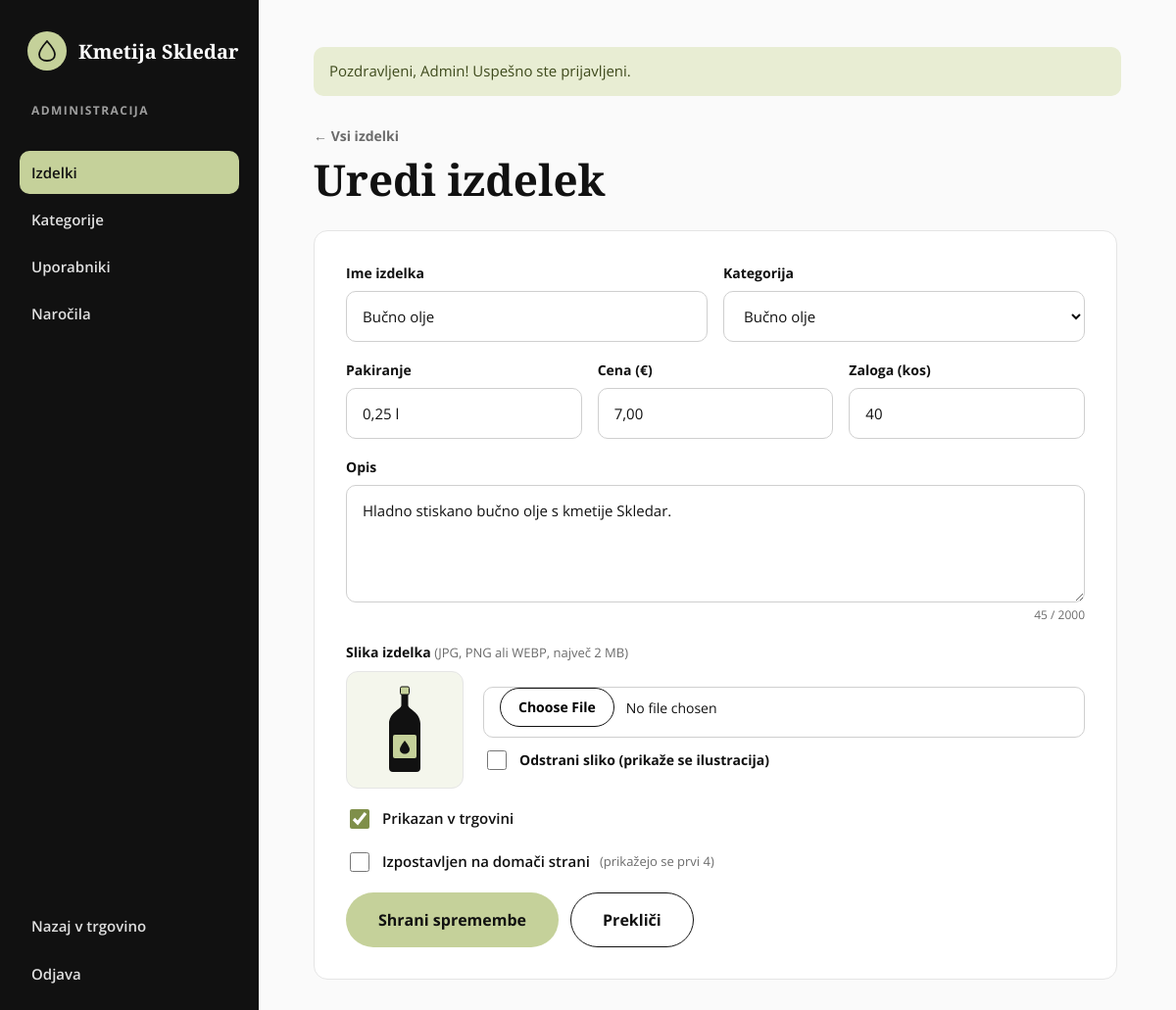
/admin/izdelek.php?id=1 (signed in), run on an earlier commit of the app's database.
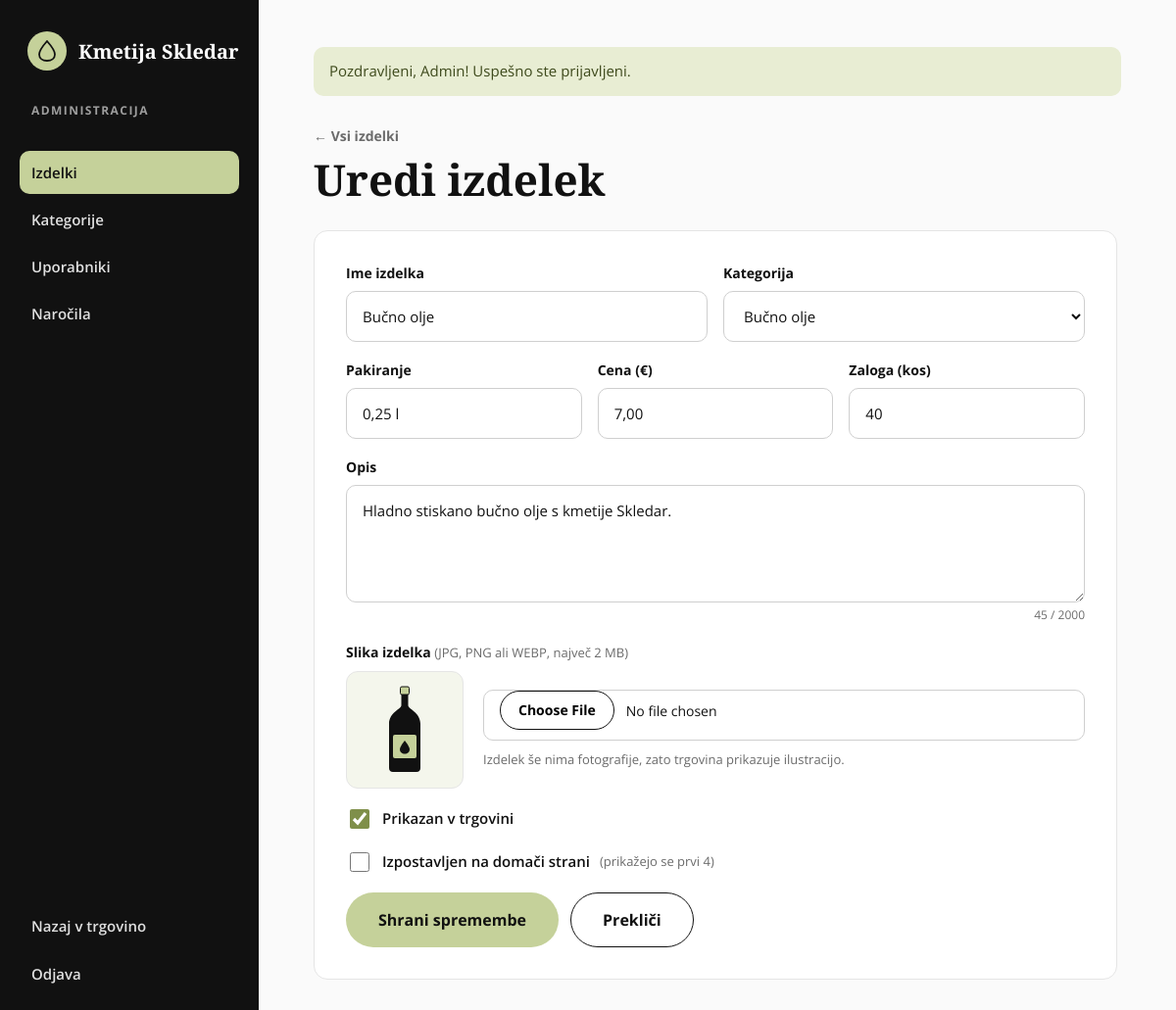
And on a later commit of the database.
### tables this page shows
CREATE TABLE products (
    id_product   INT AUTO_INCREMENT PRIMARY KEY,
    id_category  INT NOT NULL,
    name         VARCHAR(100) NOT NULL,
    description  TEXT,
    price        DECIMAL(8,2) NOT NULL CHECK (price >= 0),
    packaging    VARCHAR(30)  NOT NULL,           
    stock        INT NOT NULL DEFAULT 0 CHECK (stock >= 0),
    image        VARCHAR(255),                    
    active       TINYINT(1) NOT NULL DEFAULT 1,   
    featured     TINYINT(1) NOT NULL DEFAULT 0,   
    created_at   DATETIME NOT NULL DEFAULT CURRENT_TIMESTAMP,
    FOREIGN KEY (id_category) REFERENCES categories(id_category)
);

CREATE TABLE categories (
    id_category  INT AUTO_INCREMENT PRIMARY KEY,
    name         VARCHAR(50) NOT NULL,
    description  TEXT
);

### includes/slike.php (called while the page is built, shortened)
<?php
require_once __DIR__ . '/ikone.php';
function product_image(array $p): string
{
    return product_art((int) $p['id_category']);
}

### admin/izdelek.php (the view, shortened to what this page needs)
<?php
require_once __DIR__ . '/../includes/admin_layout.php';
require_once __DIR__ . '/../includes/slike.php';
$id = (int) ($_GET['id'] ?? 0);
$categories = $pdo->query('SELECT id_category, name FROM categories ORDER BY id_category')->fetchAll();
$p = ['id_category' => $categories[0]['id_category'] ?? 0, 'name' => '', 'packaging' => '', 'price' => '',
      'stock' => '0', 'description' => '', 'image' => '', 'active' => 1, 'featured' => 0];
if ($id) {
    $stmt = $pdo->prepare('SELECT * FROM products WHERE id_product = ?');
    $stmt->execute([$id]);
    $p = $stmt->fetch();
}
$errors = [];
$title = $id ? 'Uredi izdelek' : 'Nov izdelek';
admin_start($title, 'izdelki');
?>
        <div>
            <a href="<?= url('admin/index.php') ?>" class="back-link">← Vsi izdelki</a>
            <h1><?= $title ?></h1>
        </div>
        <form method="post" enctype="multipart/form-data" class="form admin-card" novalidate>
            <div class="form-row">
                <div class="field">
                    <label for="name">Ime izdelka</label>
                    <input type="text" id="name" name="name" value="<?= e($p['name']) ?>" required maxlength="100" <?= field_attrs($errors, 'name') ?>>
                </div>
                <div class="field">
                    <label for="id_category">Kategorija</label>
                    <select id="id_category" name="id_category" <?= field_attrs($errors, 'id_category') ?>>
                        <?php foreach ($categories as $c): ?>
                            <option value="<?= (int) $c['id_category'] ?>" <?= (int) $c['id_category'] === (int) $p['id_category'] ? 'selected' : '' ?>><?= e($c['name']) ?></option>
                        <?php endforeach; ?>
                    </select>
                </div>
            </div>
            <div class="form-row form-row-3">
                <div class="field">
                    <label for="packaging">Pakiranje</label>
                    <input type="text" id="packaging" name="packaging" value="<?= e($p['packaging']) ?>" placeholder="0,5 l" required maxlength="30" <?= field_attrs($errors, 'packaging') ?>>
                </div>
                <div class="field">
                    <label for="price">Cena (€)</label>
                    <input type="text" id="price" name="price" inputmode="decimal" value="<?= e(str_replace('.', ',', $p['price'])) ?>" placeholder="12,00" required <?= field_attrs($errors, 'price') ?>>
                </div>
                <div class="field">
                    <label for="stock">Zaloga (kos)</label>
                    <input type="number" id="stock" name="stock" min="0" step="1" value="<?= e($p['stock']) ?>" required <?= field_attrs($errors, 'stock') ?>>
                </div>
            </div>
            <div class="field">
                <label for="description">Opis</label>
                <textarea id="description" name="description" rows="4" minlength="10" maxlength="2000" <?= field_attrs($errors, 'description') ?>><?= e($p['description']) ?></textarea>
            </div>
            <div class="field">
                <label for="image">Slika izdelka <span class="label-hint">(JPG, PNG ali WEBP, največ 2 MB)</span></label>
                <div class="image-field">
                    <div class="image-preview" id="image-preview"><?= product_image($p) ?></div>
                    <div class="image-controls">
                        <input type="file" id="image" name="image" accept="image/jpeg,image/png,image/webp" <?= $id ? '' : 'required' ?> <?= field_attrs($errors, 'image') ?>>
                        <?php if ($id && $p['image']): ?>
                            <label class="check"><input type="checkbox" name="remove_image" value="1"> Odstrani sliko (prikaže se ilustracija)</label>
                        <?php elseif ($id): ?>
                            <span class="label-hint">Izdelek še nima fotografije, zato trgovina prikazuje ilustracijo.</span>
                        <?php endif; ?>
                    </div>
                </div>
            </div>
            <label class="check">
                <input type="checkbox" name="active" value="1" <?= $p['active'] ? 'checked' : '' ?>>
                Prikazan v trgovini
            </label>
            <label class="check">
                <input type="checkbox" name="featured" value="1" <?= $p['featured'] ? 'checked' : '' ?>>
                Izpostavljen na domači strani <span class="label-hint">(prikažejo se prvi 4)</span>
            </label>
            <div class="form-actions">
                <button type="submit" class="btn btn-green"><?= $id ? 'Shrani spremembe' : 'Dodaj izdelek' ?></button>
                <a href="<?= url('admin/index.php') ?>" class="btn btn-outline">Prekliči</a>
            </div>
        </form>
<?php admin_end(); ?>

### includes/admin_layout.php (shortened to what this page needs)
<?php
require_once __DIR__ . '/auth.php';
require_once __DIR__ . '/ikone.php';
function admin_start(string $title, string $active): void
{
    $menu = [
        'izdelki'    => ['admin/index.php', 'Izdelki'],
        'kategorije' => ['admin/kategorije.php', 'Kategorije'],
        'uporabniki' => ['admin/uporabniki.php', 'Uporabniki'],
        'narocila'   => ['admin/narocila.php', 'Naročila'],
    ];
    $flash = get_flash();
    ?>
<!DOCTYPE html>
<html lang="sl">
<head>
    <link rel="stylesheet" href="<?= url('assets/css/style.css') ?>">
</head>
<body>
<div class="admin">
    <aside class="admin-side">
        <a href="<?= url('index.php') ?>" class="logo"><?= logo_mark() ?><span>Kmetija Skledar</span></a>
        <div class="admin-label">Administracija</div>
        <nav class="admin-nav" aria-label="Administracija">
            <?php foreach ($menu as $key => [$path, $label]): ?>
                <a href="<?= url($path) ?>" <?= $key === $active ? 'aria-current="page"' : '' ?>><?= $label ?></a>
            <?php endforeach; ?>
        </nav>
        <div class="admin-bottom">
            <a href="<?= url('index.php') ?>">Nazaj v trgovino</a>
            <?= logout_button() ?>
        </div>
    </aside>
    <main class="admin-main">
        <?php if ($flash): ?>
            <div class="alert alert-<?= $flash['type'] === 'success' ? 'success' : 'error' ?>" role="status"><?= e($flash['message']) ?></div>
        <?php endif; ?>
    <?php
}
function admin_end(): void
{
    ?>
    </main>
</div>
</body>
</html>
    <?php
}
function field_attrs(array $errors, string $key): string
{
    return 'aria-describedby="' . $key . '-error"' . (isset($errors[$key]) ? ' aria-invalid="true"' : '');
}

### includes/ikone.php (shortened to what this page needs)
<?php
function product_art(int $idCategory, int $size = 180): string
{
    if ($idCategory === 1) {
        $w = (int) round($size * 84 / 180);
        return '<svg width="' . $w . '" height="' . $size . '" viewBox="0 0 84 180" aria-hidden="true">'
            . '<rect x="33" y="2" width="18" height="16" rx="3" fill="#C5D19A" stroke="#111" stroke-width="2"/>'
            . '<path d="M35 18V40C35 48 10 54 10 78V168C10 173 13 176 18 176H66C71 176 74 173 74 168V78C74 54 49 48 49 40V18Z" fill="#111"/>'
            . '<rect x="18" y="100" width="48" height="48" rx="4" fill="#C5D19A"/>'
            . '<path d="M42 112C42 112 32 124 32 130C32 135.5 36.5 139 42 139C47.5 139 52 135.5 52 130C52 124 42 112 42 112Z" fill="#111"/></svg>';
    }
    return '<svg width="150" height="150" viewBox="0 0 150 150" aria-hidden="true">'
        . '<rect x="15" y="55" width="120" height="85" rx="4" fill="#111"/><rect x="8" y="38" width="134" height="24" rx="4" fill="#111"/>'
        . '<rect x="66" y="38" width="18" height="102" fill="#C5D19A"/>'
        . '<path d="M75 38C60 14 36 18 44 32C48 38 75 38 75 38ZM75 38C90 14 114 18 106 32C102 38 75 38 75 38Z" fill="none" stroke="#111" stroke-width="3"/></svg>';
}
function logo_mark(): string
{
    return '<span class="logo-mark"><svg width="18" height="22" viewBox="0 0 18 22" fill="none" stroke="#111" stroke-width="1.8" aria-hidden="true">'
        . '<path d="M9 1C9 1 1 10 1 14.5C1 18.6 4.6 21 9 21C13.4 21 17 18.6 17 14.5C17 10 9 1 9 1Z"/></svg></span>';
}

### includes/auth.php (shortened to what this page needs)
<?php
function e($value): string
{
    return htmlspecialchars((string) $value, ENT_QUOTES, 'UTF-8');
}
function url(string $path = ''): string
{
    return BASE . ltrim($path, '/');
}
function csrf_token(): string
{
    return $_SESSION['csrf'];
}
function csrf_field(): string
{
    return '<input type="hidden" name="csrf" value="' . e(csrf_token()) . '">';
}
function logout_button(string $class = 'link-btn'): string
{
    return '<form method="post" action="' . url('odjava.php') . '" class="logout-form">'
        . csrf_field()
        . '<button type="submit" class="' . $class . '">Odjava</button></form>';
}
function get_flash(): ?array
{
    $flash = $_SESSION['flash'] ?? null;
    return $flash;
}

What changed in the data, as far as the page shows it:
changed products "Bučno olje": image "img/olje-025.jpg" → empty (drawn)
Also different on the page:
form field remove_image: "☐" → (not shown)
text no longer shown: "Odstrani sliko (prikaže se ilustracija)"
text now shown: "Izdelek še nima fotografije, zato trgovina prikazuje ilustracijo."
